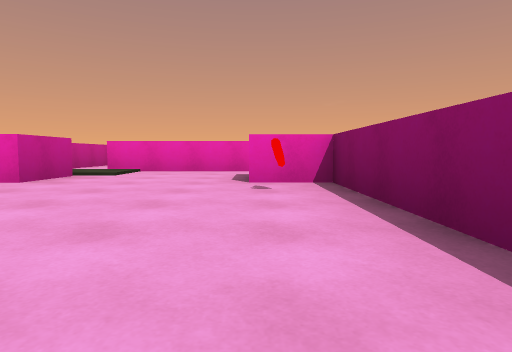
View 1 (above)

24 first-person views from a walk through a Unity game level. The camera is 0.31 m above the floor, tilts 4° down and sees 75° across. The floor is counted in squares, 1 m on a side. Each view is taken from the middle of a square. On the plan, view 1 faces up. The plan holds only what a view shows up to about 9 squares ahead; the rest is blank.

View 2
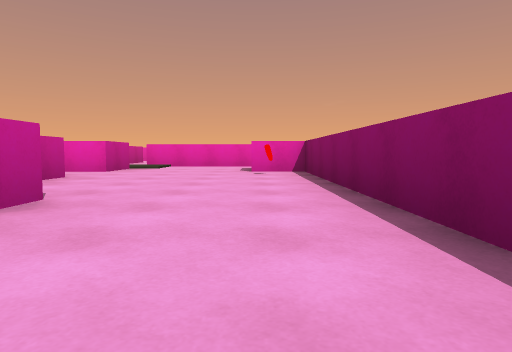

View 3
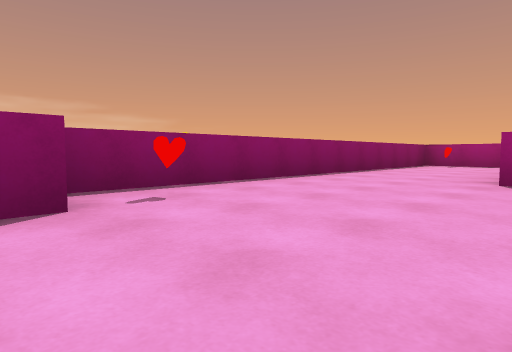

View 4
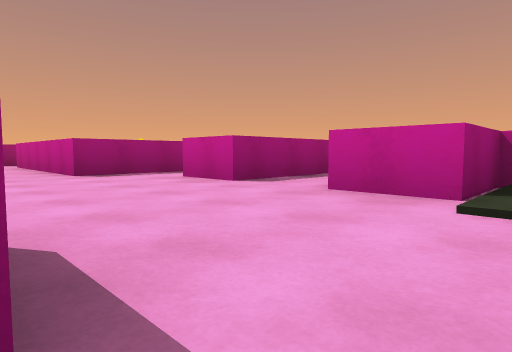

View 5
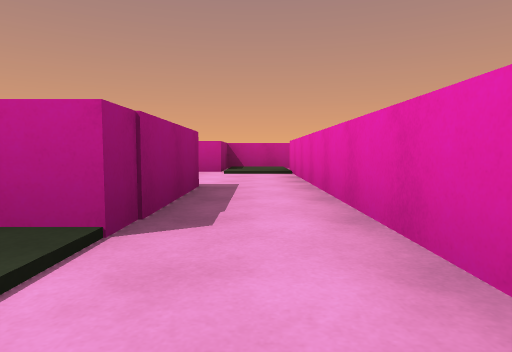

View 6
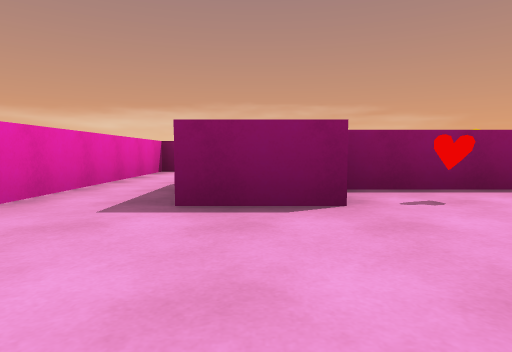

View 7
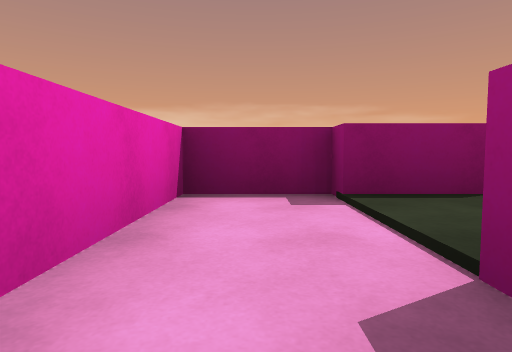

View 8
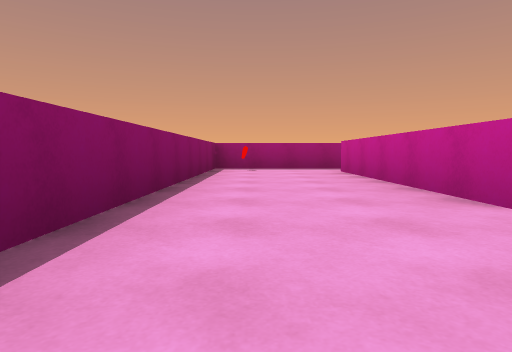

View 9
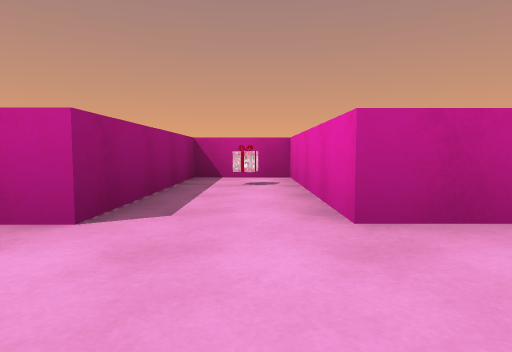

View 10
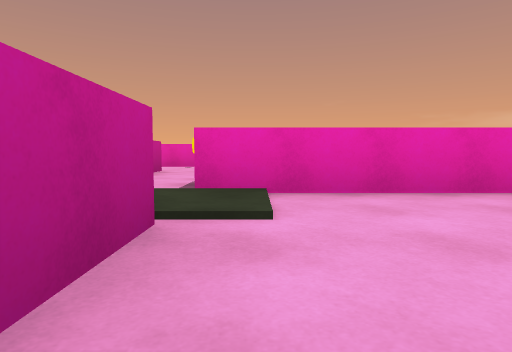

View 11
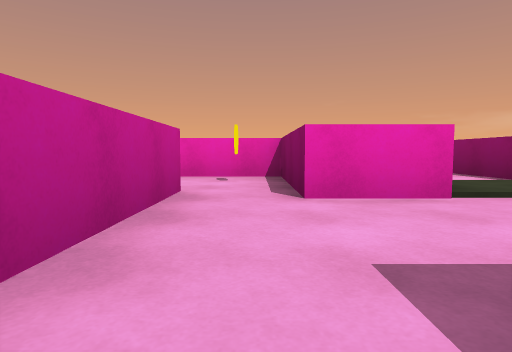

View 12
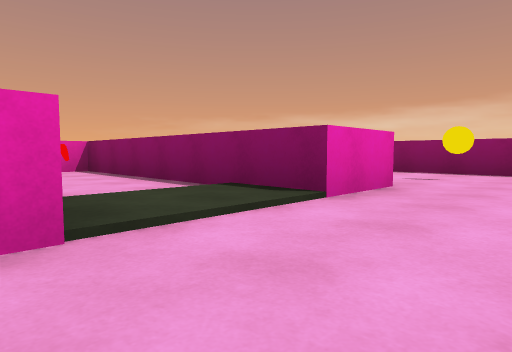

View 13
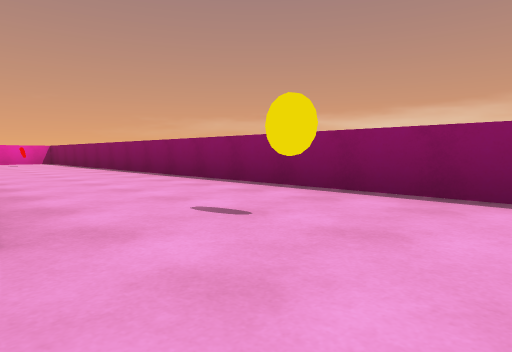

View 14
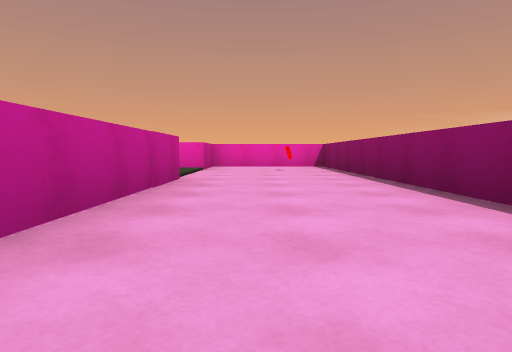

View 15
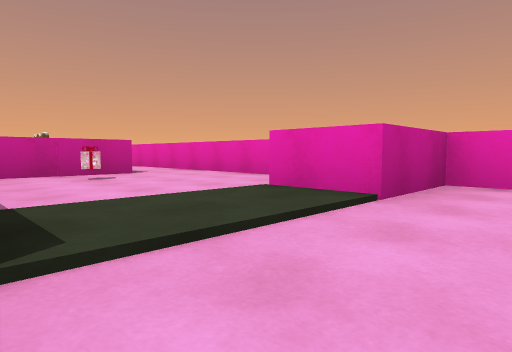

View 16
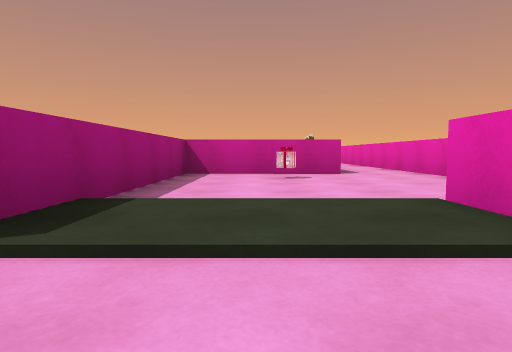

View 17
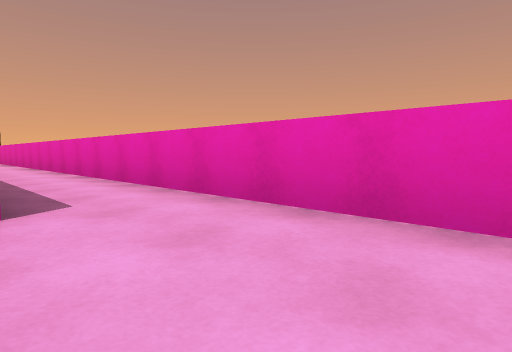

View 18
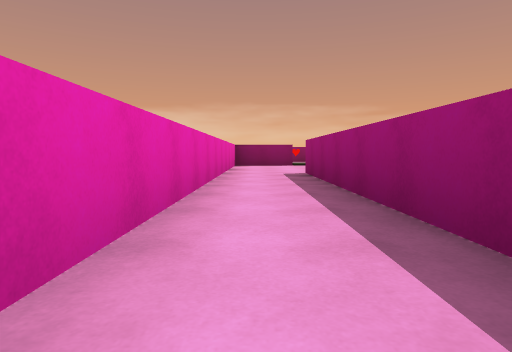

View 19
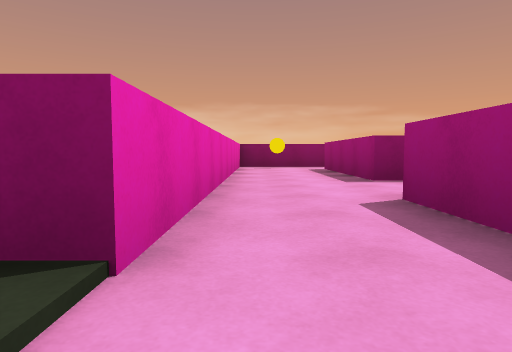

View 20
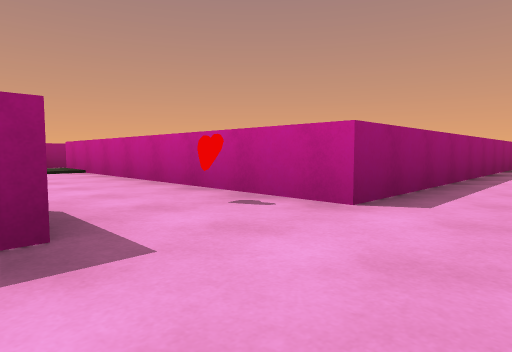

View 21
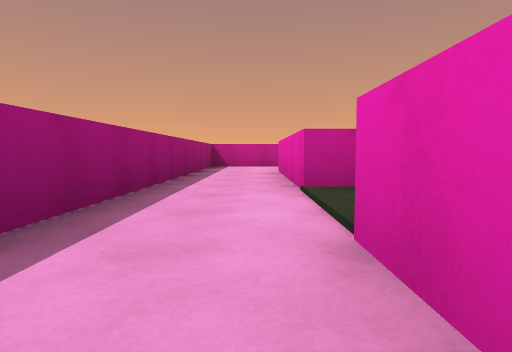

View 22
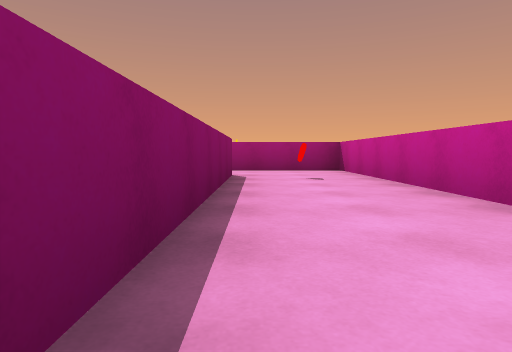

View 23
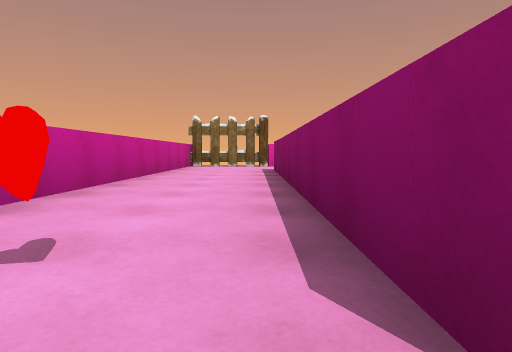

View 24
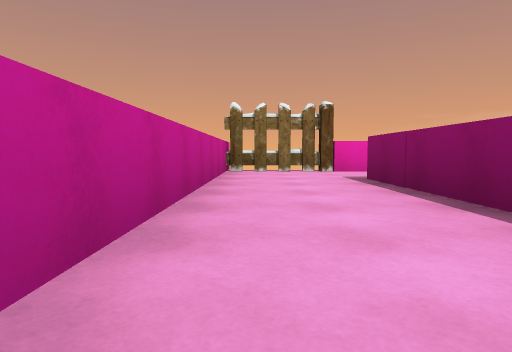

### Floor plan
Points are (right, up) in squares from view 1. A wall is a line through its corners. A room is listed if a view was taken in it or the views show most of it. See-through windows are left out.
Room 1 (views 1, 2, 3, 4, 5, 6, 7, 8, 9, 10)
walls: (-3.1, 0.2) (-1.4, 0.2) (-1.4, -3.6); (1.4, 4.4) (2.5, 4.4); (1.8, 4.5) (1.8, 4); (-3.6, 5.6) (-3.6, 4.4) (-2.4, 4.4) (-2.4, 3.4) (-5.2, 3.4) (-5.2, 2.2) (-2.4, 2.2) (-2.4, 1.1); (3.5, 4.4) (3.5, 5.5) (-2.5, 5.5); (-1.8, -4.6) (0.8, -4.6) (0.8, 3.5)
ways out: opening at (-3, 6) to room 2; opening at (-1, -4)
objects: other object (-4, 3); other object (0, -4); heart (0, 3); other object (0, 4); other object (3, 4)
Room 2 (views 11, 20)
walls: (-6.3, 8.2) (-6.3, 8.7) (-3.6, 8.7) (-3.6, 5.6); (-2.7, 8.2) (-2.7, 10.4) (-7.5, 10.4); (-7.8, 9) (-7.8, 7.5)
ways out: opening at (-3, 6) to room 1; opening at (-2, 7.5) to room 3; opening at (-8.5, 10) to room 6; opening at (-7, 8)
objects: heart (-7, 8); coin (-3, 10)
Room 3 (view 12)
walls: (-1.6, 8.2) (-2.7, 8.2); (0, 8.2) (0, 13)
ways out: opening at (-2, 7.5) to room 2; opening at (0.5, 7.5) to room 4
objects: other object (-1, 12)
Room 4 (views 13, 14, 15, 16)
walls: (1.1, 14.5) (1.1, 11.1); (-0.4, 14) (0.8, 14); (1.1, 8.2) (0, 8.2); (1.1, 16.1) (0, 16.1); (3.5, 7.2) (3.5, 17.5) (1.1, 17.5) (1.1, 15.5)
ways out: opening at (0.5, 7.5) to room 3; opening at (0.5, 15) to room 7
objects: coin (2, 8); other object (3, 16)
Room 5 (views 17, 18)
walls: (-7.1, 16.2) (-2.9, 16.2); (0, 16.1) (0, 17.5) (-9.6, 17.5)
ways out: opening at (-10, 17) to room 6; opening at (-1.5, 16) to room 7
Room 6 (views 19, 21, 22, 23, 24)
walls: (-10.7, 10.9) (-10.7, 10.4) (-13.7, 10.4) (-13.7, 16); (-15.5, 18.2) (-15.5, 9) (-7.8, 9); (-9.6, 17.5) (-13.8, 17.5); (-7.5, 10.4) (-9.2, 10.4) (-9.2, 10.8)
ways out: opening at (-8.5, 10) to room 2; opening at (-10, 17) to room 5; opening at (-10, 11)
objects: heart (-15, 11); fence (-15, 18)
Room 7 (no view inside)
walls: (-2.9, 16.2) (-2.9, 14) (-0.4, 14)
ways out: opening at (0.5, 15) to room 4; opening at (-1.5, 16) to room 5
objects: other object (-2, 15)

Positions as (right, up) in squares from view 1, and headings:
1: (0, 0), facing up
2: (0, -2), facing up
3: (-2, 4), facing down-right
4: (0, 5), facing down-left
5: (3, 5), facing left
6: (-2, 4), facing right
7: (1, 5), facing right
8: (0, 2), facing down
9: (-1, 3), facing left
10: (-2, 3), facing up
11: (-3, 6), facing up
12: (-2, 7), facing up-right
13: (1, 7), facing up-right
14: (2, 10), facing up
15: (2, 14), facing up-left
16: (2, 15), facing left
17: (-1, 16), facing up-left
18: (-8, 17), facing right
19: (-10, 10), facing right
20: (-6, 10), facing down-left
21: (-8, 10), facing left
22: (-14, 15), facing down
23: (-14, 10), facing up
24: (-15, 12), facing up
